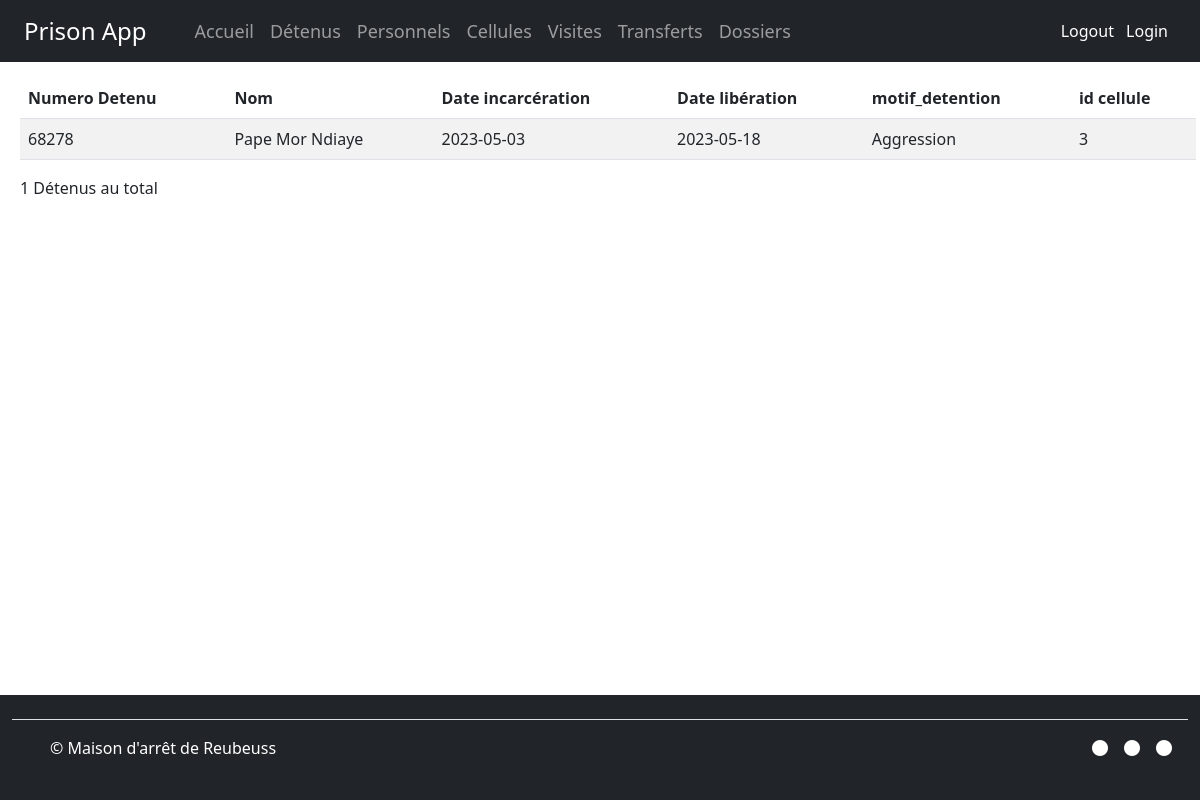
Screenshot of /detenu/liste_detenu (signed in) with the database file from the repository.
### prisonApp/models.py (models this page shows, shortened)
class Detenus(db.Model):
    numero_detenu = db.Column(db.Integer, primary_key=True)
    nom = db.Column(db.String(50), nullable=False)
    date_incarceration = db.Column(db.Date, nullable=False)
    date_liberation = db.Column(db.Date, nullable=False)
    motif_detention = db.Column(db.Text, nullable=False)
    id_cellule = db.Column(db.Integer, db.ForeignKey('cellules.id_cellule'), nullable=False)

### prisonApp/views.py (the view)
@app.route("/detenu/liste_detenu", methods=['GET'])
@personnel_l2_required
def liste_detenu():
    data = Detenus.query.all()
    return render_template("detenu/liste.html", data=data)

### prisonApp/views.py (called while the page is built)
def personnel_l2_required(f):
    @wraps(f)
    def decorated_function(*args, **kwargs):
        if 'user_id' not in session:
            return render_template('403.html')
        user = Users.query.get(session['user_id'])
        if user.id_role not in [1, 2, 3, 4]:
            return render_template('403.html')
        return f(*args, **kwargs)
    return decorated_function

### prisonApp/templates/detenu/liste.html
{% extends 'base.html' %}
{% block content %}
<table class="table table-striped" id="tableau">
        <thead class="thead-dark">
            <tr>
                <th>Numero Detenu</th>
                <th>Nom</th>
                <th>Date incarcération</th>
                <th>Date libération</th>
                <th>motif_detention</th>
                <th>id cellule</th>
            </tr>
        </thead>
        {% for i in data %}
        <tr>
            <td>{{ i.numero_detenu  }}</td>
            <td>{{ i.nom  }}</td>
            <td>{{ i.date_incarceration  }}</td>
            <td>{{ i.date_liberation  }}</td>
            <td>{{ i.motif_detention  }}</td>
            <td>{{ i.id_cellule  }}</td>
        </tr>
         {% endfor %}
    </table>
<div>
  <p>{{ data|length }} Détenus au total</p>
</div>
{% endblock %}

### prisonApp/static/css/style.css (style rules this page uses)
body { display: flex; flex-direction: column; }

### rows the page displays
Detenus: numero_detenu "68278", nom "Pape Mor Ndiaye", date_incarceration "2023-05-03", date_liberation "2023-05-18", motif_detention "Aggression", id_cellule "3"

### other values shown
{{ data|length }} "1"
